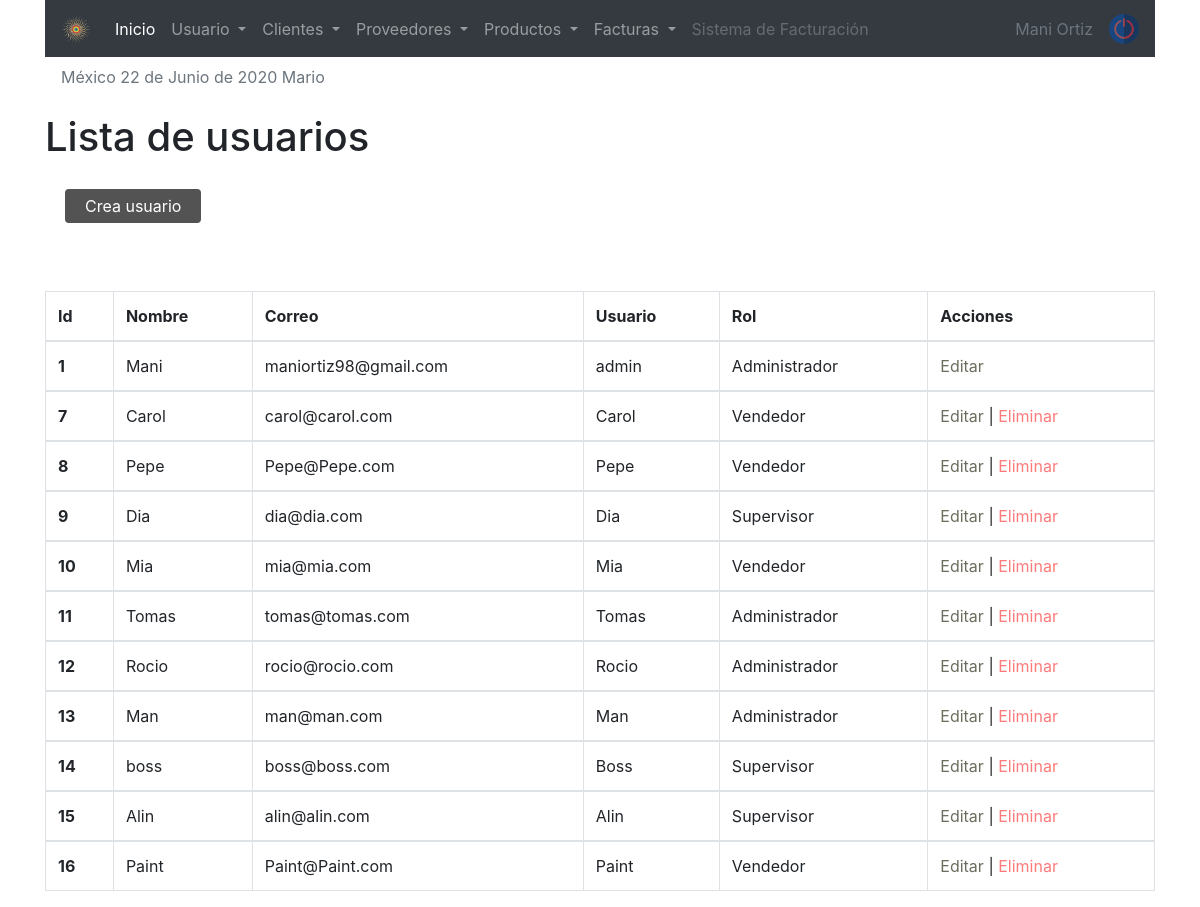
The app's page /sistema/lista_usuarios.php (signed in) with its own data.
### tables this page shows
CREATE TABLE `usuario` (
  `idusuario` int(11) NOT NULL,
  `nombre` varchar(50) DEFAULT NULL,
  `correo` varchar(100) DEFAULT NULL,
  `usuario` varchar(15) DEFAULT NULL,
  `clave` varchar(100) DEFAULT NULL,
  `rol` int(11) DEFAULT NULL,
  `estatus` int(11) NOT NULL DEFAULT 1
);

CREATE TABLE `rol` (
  `idrol` int(11) NOT NULL,
  `rol` varchar(20) DEFAULT NULL
);

### sistema/lista_usuarios.php (the view, shortened to what this page needs)
<?php
   include "../conexion.php"
?>
<!doctype html>
<html lang="en">
<link rel="stylesheet" href="css/style1.css">
  <head>
    <?php include "includes/scripts.php" ?>
  </head>
  <body>
  <?php include "includes/header.php" ?>
    <div class="container">
        <h1>Lista de usuarios </h1>
     <a href="registro_usuario.php" class="btn_new">Crea usuario</a>
<br><br><br>
<div class="table-responsive">
            <table class="table table-bordered  table-responsive-xl">
            <thead>
                <tr>
                <th scope="col">Id</th>
                <th scope="col">Nombre</th>
                <th scope="col">Correo</th>
                <th scope="col">Usuario</th>
                <th scope="col">Rol</th>
                <th scope="col">Acciones</th>
                </tr>
            </thead>
            <?php
            $query = mysqli_query($conection, "SELECT u.idusuario, u.nombre, u.correo, u.usuario, r.rol FROM usuario u INNER JOIN rol r ON u.rol = r.idrol WHERE estatus = 1" );
            $result = mysqli_num_rows($query);
            if($result > 0 ){
                while ($data = mysqli_fetch_array($query)){
            ?>
            <tbody>
                <tr>
                <th scope="row"><?php echo $data['idusuario']; ?></th>
                <td><?php echo $data['nombre']; ?></td>
                <td><?php echo $data['correo']; ?></td>
                <td><?php echo $data['usuario']; ?></td>
                <td><?php echo $data['rol']; ?></td>
                <td>
                    <a href="editar_usuario.php?id=<?php echo $data['idusuario']; ?>" class="link_edit">Editar </a>
                    <?php if($data['idusuario'] != 1){ ?>
                    |
                    <a href="eliminar_confirmar_usuario.php?id=<?php echo $data['idusuario']; ?>" class="link_delete">Eliminar</a>
                <?php } ?>
                </td>
                </tr>
            </tbody>
            <?php
        }
            }
            ?>
            </table>
    </div>
    </div>
   </body>
</html>

### sistema/css/style1.css (style rules this page uses)
.btn_new { background: rgb(83, 83, 83); color: rgb(255, 255, 255); display: inline-block; padding: 5px 20px; border-radius: 4px; margin: 20px; }
.link_edit { color: rgb(109, 109, 94); }
.link_delete { color: rgb(255, 122, 122); }

### records on screen
usuario: idusuario "1", nombre "Mani", correo "maniortiz98@gmail.com", usuario "admin", rol.rol "Administrador"
usuario: idusuario "7", nombre "Carol", correo "carol@carol.com", usuario "Carol", rol.rol "Vendedor"
usuario: idusuario "8", nombre "Pepe", correo "Pepe@Pepe.com", usuario "Pepe", rol.rol "Vendedor"
usuario: idusuario "9", nombre "Dia", correo "dia@dia.com", usuario "Dia", rol.rol "Supervisor"
usuario: idusuario "10", nombre "Mia", correo "mia@mia.com", usuario "Mia", rol.rol "Vendedor"
usuario: idusuario "11", nombre "Tomas", correo "tomas@tomas.com", usuario "Tomas", rol.rol "Administrador"
usuario: idusuario "12", nombre "Rocio", correo "rocio@rocio.com", usuario "Rocio", rol.rol "Administrador"
usuario: idusuario "13", nombre "Man", correo "man@man.com", usuario "Man", rol.rol "Administrador"
usuario: idusuario "14", nombre "boss", correo "boss@boss.com", usuario "Boss", rol.rol "Supervisor"
usuario: idusuario "15", nombre "Alin", correo "alin@alin.com", usuario "Alin", rol.rol "Supervisor"
usuario: idusuario "16", nombre "Paint", correo "Paint@Paint.com", usuario "Paint", rol.rol "Vendedor"

### other values on screen
fechaC() "22 de Junio de 2020"
$_SESSION['user'] "Mario"
